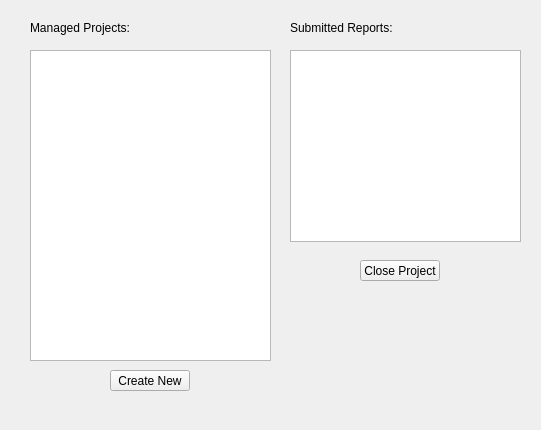
<?xml version="1.0" encoding="UTF-8"?>
<ui version="4.0">
 <class>ManagedProjectsDialog</class>
 <widget class="QDialog" name="ManagedProjectsDialog">
  <property name="geometry">
   <rect>
    <x>0</x>
    <y>0</y>
    <width>541</width>
    <height>430</height>
   </rect>
  </property>
  <property name="windowTitle">
   <string>Project Management</string>
  </property>
  <widget class="QPushButton" name="createNewButton">
   <property name="geometry">
    <rect>
     <x>110</x>
     <y>370</y>
     <width>80</width>
     <height>21</height>
    </rect>
   </property>
   <property name="text">
    <string>Create New</string>
   </property>
   <property name="autoDefault">
    <bool>false</bool>
   </property>
  </widget>
  <widget class="QTableView" name="projectsTable">
   <property name="geometry">
    <rect>
     <x>30</x>
     <y>50</y>
     <width>241</width>
     <height>311</height>
    </rect>
   </property>
   <property name="editTriggers">
    <set>QAbstractItemView::NoEditTriggers</set>
   </property>
   <property name="selectionMode">
    <enum>QAbstractItemView::SingleSelection</enum>
   </property>
   <property name="selectionBehavior">
    <enum>QAbstractItemView::SelectRows</enum>
   </property>
   <attribute name="horizontalHeaderCascadingSectionResizes">
    <bool>false</bool>
   </attribute>
   <attribute name="horizontalHeaderStretchLastSection">
    <bool>true</bool>
   </attribute>
   <attribute name="verticalHeaderVisible">
    <bool>false</bool>
   </attribute>
  </widget>
  <widget class="QPushButton" name="closeProjectButton">
   <property name="geometry">
    <rect>
     <x>360</x>
     <y>260</y>
     <width>80</width>
     <height>21</height>
    </rect>
   </property>
   <property name="text">
    <string>Close Project</string>
   </property>
   <property name="autoDefault">
    <bool>false</bool>
   </property>
  </widget>
  <widget class="QLabel" name="label_7">
   <property name="geometry">
    <rect>
     <x>290</x>
     <y>20</y>
     <width>161</width>
     <height>16</height>
    </rect>
   </property>
   <property name="text">
    <string>Submitted Reports:</string>
   </property>
  </widget>
  <widget class="QLabel" name="label_6">
   <property name="geometry">
    <rect>
     <x>30</x>
     <y>20</y>
     <width>101</width>
     <height>16</height>
    </rect>
   </property>
   <property name="text">
    <string>Managed Projects:</string>
   </property>
  </widget>
  <widget class="QTableView" name="reportsTable">
   <property name="geometry">
    <rect>
     <x>290</x>
     <y>50</y>
     <width>231</width>
     <height>192</height>
    </rect>
   </property>
   <property name="selectionMode">
    <enum>QAbstractItemView::SingleSelection</enum>
   </property>
   <property name="selectionBehavior">
    <enum>QAbstractItemView::SelectRows</enum>
   </property>
  </widget>
 </widget>
 <resources/>
 <connections/>
</ui>
